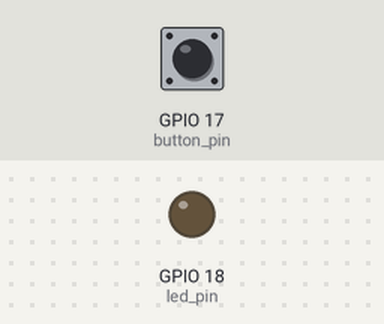
Simulated run of this program. Board: Raspberry Pi (BCM pin numbers). Parts: output pins drawn as LEDs (lit = HIGH). Inputs (shaded band) come from the test bench; at power-on: GPIO 17 (button_pin) HIGH.

Above: at 1.2 s.
1.3 s: GPIO 17 (button_pin) pulled LOW for 0.15 s
At 1.4 s:
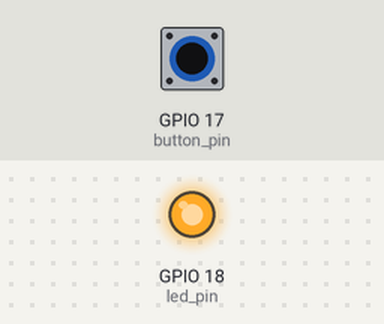
3.0 s: GPIO 17 (button_pin) pulled LOW for 3.2 s
At 7.5 s:
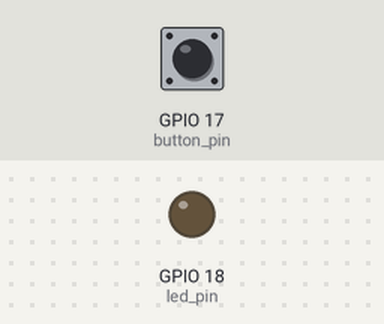
Timing chart, 0 to 9.0 s (numbered marks = the images above; inputs shaded):
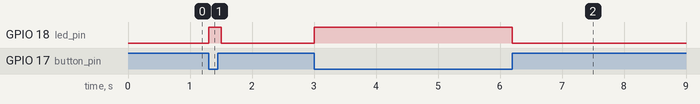

The program:

pushbutton-led.py
```python
# Module imports
import RPi.GPIO as GPIO
import time

# Using the GPIO ports
GPIO.setmode(GPIO.BCM)

# Remove warning messages
GPIO.setwarnings(False)

# Pin variables
led_pin = 18
button_pin = 17

# Setup pins
GPIO.setup(led_pin, GPIO.OUT)
GPIO.setup(button_pin, GPIO.IN, pull_up_down=GPIO.PUD_UP) #give the input a default value, i.e 0

# Main function
def led():
	GPIO.output(led_pin, GPIO.HIGH)
	print("The LED should be on.")
	time.sleep(1) #1 second delay

	GPIO.output(led_pin, GPIO.LOW)
	print("The LED should be off.")

	GPIO.cleanup()

# Light LED using the switch
def pushbutton():
	try:
		GPIO.add_event_detect(button_pin, GPIO.BOTH)
		while True:
			if(GPIO.event_detected(button_pin)):
				GPIO.output(led_pin, not GPIO.input(button_pin))
			time.sleep(0.1)
	finally:
		GPIO.output(led_pin, GPIO.LOW)
		GPIO.cleanup()

# Execute the functions
if __name__ == "__main__":
	pushbutton()
```

Measured:
- after the input at 1.3 s, GPIO 18 (led_pin): LOW → HIGH at once, → LOW 0.20 s later
- after the input at 3.0 s, GPIO 18 (led_pin): LOW → HIGH at once, → LOW 3.2 s later
